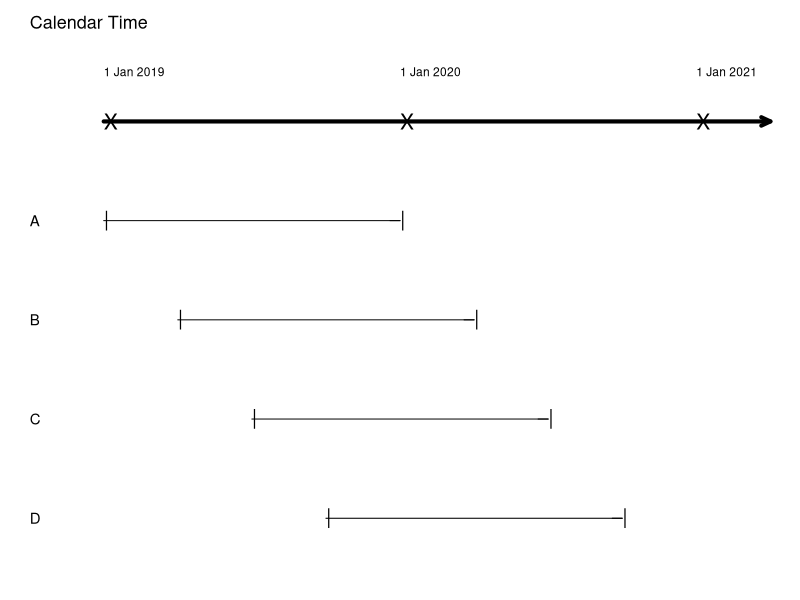
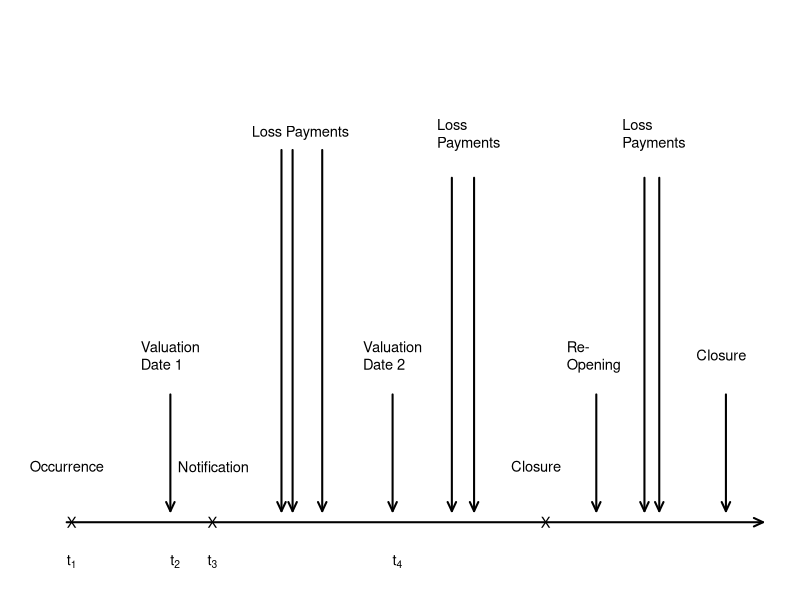
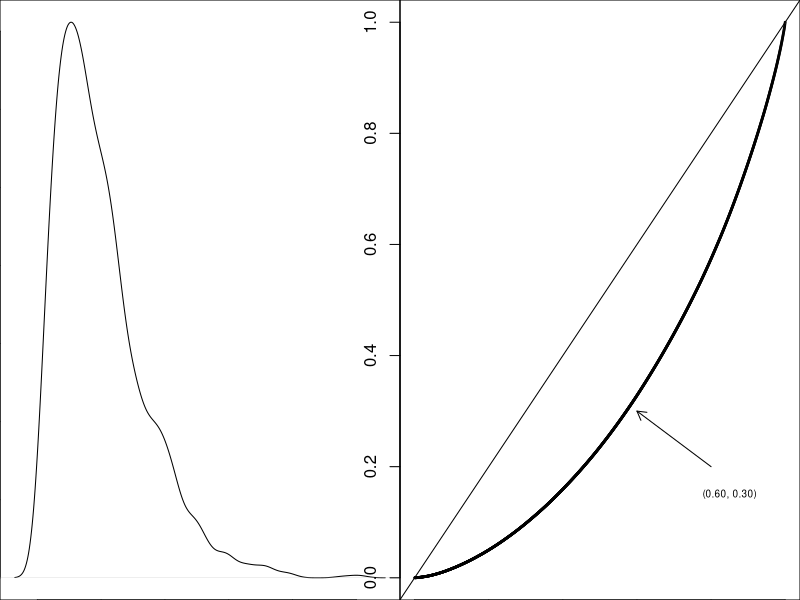
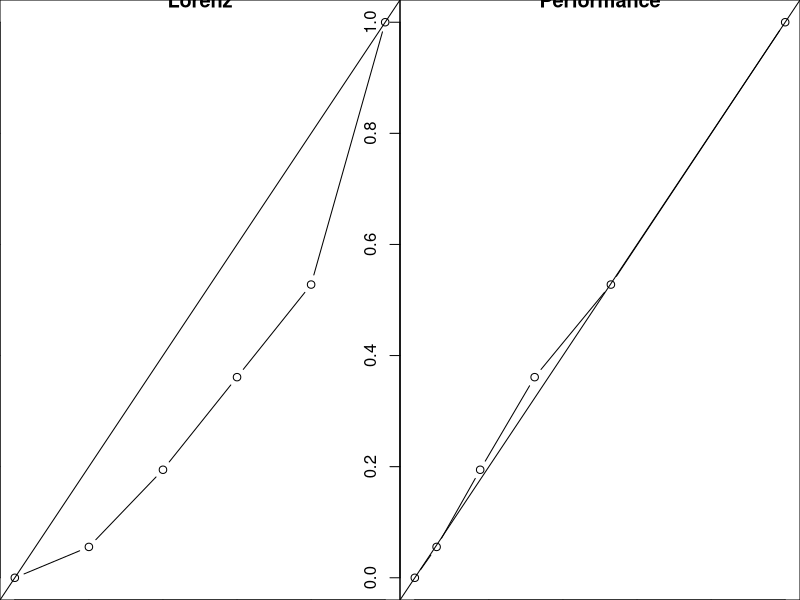
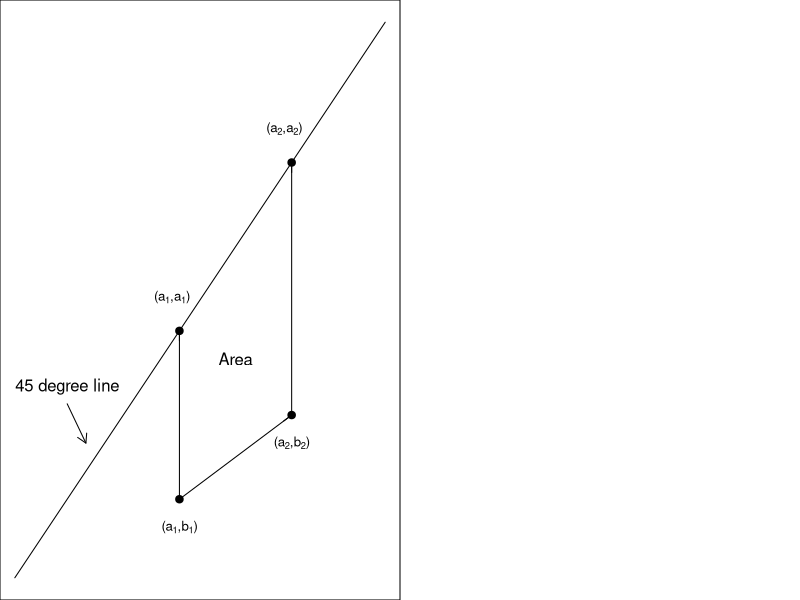
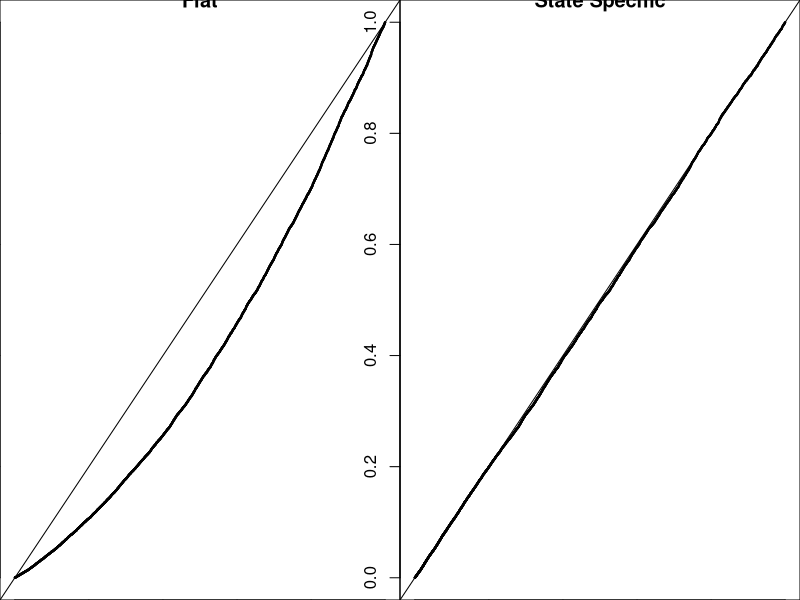

Reproduce these figures in R, in order.
## ---- chunk 1
plot.new()
par(mar = c(0,0,0,0), cex = 0.9)
y <- 1:5/2 +2
plot.window(xlim = c(0,20), ylim = c(2.2,5))
x <- 2*(1:10)
#  Main Time Line
arrows(x[1], y[5] , x[10], y[5], code = 2, lwd = 4, angle = 25, length = 0.10)
text(0,y[5]+.5,labels="Calendar Time", adj = 0, cex = 1.2)
text(x[1],y[5],labels="X", adj = 0, cex = 1.4)
text(x[1], y[5]+.25, labels="1 Jan 2019", adj = 0, cex = 0.8)
text(x[5],y[5],labels="X", adj = 0, cex = 1.4)
text(x[5], y[5]+.25, labels="1 Jan 2020", adj = 0, cex = 0.8)
text(x[9],y[5],labels="X", adj = 0, cex = 1.4)
text(x[9], y[5]+.25, labels="1 Jan 2021", adj = 0, cex = 0.8)
# Policy A
arrows(x[1], y[4] , x[5], y[4], code = 2, lwd = 1, angle = 0, length = 0.10)
text(0,y[4],labels="A", adj = 0, cex = 1.0)
text(x[1],y[4],labels="|", adj = 0, cex = 1.4)
text(x[5],y[4],labels="|", adj = 0, cex = 1.4)
# Policy B
arrows(x[2], y[3] , x[6], y[3], code = 2, lwd = 1, angle = 0, length = 0.10)
text(0,y[3],labels="B", adj = 0, cex = 1.0)
text(x[2],y[3],labels="|", adj = 0, cex = 1.4)
text(x[6],y[3],labels="|", adj = 0, cex = 1.4)
# Policy C
arrows(x[3], y[2] , x[7], y[2], code = 2, lwd = 1, angle = 0, length = 0.10)
text(0,y[2],labels="C", adj = 0, cex = 1.0)
text(x[3],y[2],labels="|", adj = 0, cex = 1.4)
text(x[7],y[2],labels="|", adj = 0, cex = 1.4)
# Policy D
arrows(x[4], y[1] , x[8], y[1], code = 2, lwd = 1, angle = 0, length = 0.10)
text(0,y[1],labels="D", adj = 0, cex = 1.0)
text(x[4],y[1],labels="|", adj = 0, cex = 1.4)
text(x[8],y[1],labels="|", adj = 0, cex = 1.4)

## ---- chunk 2
plot.new()
par(mar=c(0,0,0,0), cex=1.1)
plot.window(xlim=c(0,20),ylim=c(0,10))

arrows(1,1,19.8,1,code=2,lwd=2,angle=25,length=0.10)
text(0,2,labels="Occurrence",adj=0, cex=0.8)

text(3,4,labels="Valuation\nDate 1",adj=0, cex=0.8)
text(4,2,labels="Notification",adj=0, cex=0.8)
text(6,8,labels="Loss Payments",adj=0, cex=0.8)
text(9,4,labels="Valuation\nDate 2",adj=0, cex=0.8)
text(11,8,labels="Loss\nPayments",adj=0, cex=0.8)
text(13,2,labels="Closure",adj=0, cex=0.8)
text(14.5,4,labels="Re-\nOpening",adj=0, cex=0.8)
text(16,8,labels="Loss\nPayments",adj=0, cex=0.8)
text(18,4,labels="Closure",adj=0, cex=0.8)

arrows(3.8,3.3,3.8,1.2,code=2,lwd=2,angle=25,length=0.10)
arrows(9.8,3.3,9.8,1.2,code=2,lwd=2,angle=25,length=0.10)
arrows(15.3,3.3,15.3,1.2,code=2,lwd=2,angle=25,length=0.10)
arrows(18.8,3.3,18.8,1.2,code=2,lwd=2,angle=25,length=0.10)

arrows(6.8,7.7,6.8,1.2,code=2,lwd=2,angle=25,length=0.10)
arrows(7.1,7.7,7.1,1.2,code=2,lwd=2,angle=25,length=0.10)
arrows(7.9,7.7,7.9,1.2,code=2,lwd=2,angle=25,length=0.10)

arrows(11.4,7.2,11.4,1.2,code=2,lwd=2,angle=25,length=0.10)
arrows(12,7.2,12,1.2,code=2,lwd=2,angle=25,length=0.10)

arrows(16.6,7.2,16.6,1.2,code=2,lwd=2,angle=25,length=0.10)
arrows(17,7.2,17,1.2,code=2,lwd=2,angle=25,length=0.10)

text(1,1,labels="X",adj=0, cex=0.8)
text(4.8,1,labels="X",adj=0, cex=0.8)
text(13.8,1,labels="X",adj=0, cex=0.8)

text(1,0.3,expression(t[1]),adj=0, cex=0.8)
text(3.8,0.3,expression(t[2]),adj=0, cex=0.8)
text(4.8,0.3,expression(t[3]),adj=0, cex=0.8)
text(9.8,0.3,expression(t[4]),adj=0, cex=0.8)
## ---- chunk 3
# Lorenz Curve
set.seed(2017) #set seed to reproduce work 
nTot<-2000  #number of simulations
alpha<-2
theta<-100
Losses<-rgamma(nTot,alpha,scale = theta)  
y <- Losses[order(Losses)]
DFLosses = cumsum(y)/sum(y)
DFLine <- (1:nTot)/nTot
GiniLoss = 2*(sum(rank(y)*y)/sum(y) - (nTot+1)/2)/nTot

## ---- chunk 4
par(mfrow=c(1,2))
plot(density(Losses), main="", xlab="Losses")
plot(DFLine,DFLosses, cex=0.25, xlab="Proportion of Observations", ylab="Proportion of Losses")
abline(0,1)
arrows(0.8, 0.2, 0.6, 0.3,length=0.1, angle = 30)
text(.85, .15, "(0.60, 0.30)", cex=.6)

## ---- chunk 5
GiniLossCalc <- function(Loss){
y <- Loss[order(Loss)]
nTot = length(y)
DFLosses = cumsum(y)/sum(y)
DFLine <- (1:nTot)/nTot
GiniLoss = 2*(sum(rank(y)*y)/sum(y) - (nTot+1)/2)/nTot
return(GiniLoss)
}

GiniCalc <- function(Claims,PIx,Sx){
   y   <- Claims/mean(Claims)
   PIx <- PIx/mean(PIx)
   Sx  <- Sx/mean(Sx)
   Rx  <- Sx/PIx       #Relativity
   n   <- length(PIx)
   origorder <- (1:n)
   PSRmat <- data.frame(cbind(PIx,Sx,Rx,y,origorder))
   PSRmatOrder <- PSRmat[order(Rx),]  #  Sort by relativity
#  PREMIUM, LOSS DFs
   DFPrem <- cumsum(PSRmatOrder$PIx)/n
   DFLoss <- cumsum(PSRmatOrder$y)/n
#  GINI CALC
   DFPremdiff <- DFPrem[2:n]-DFPrem[1:(n-1)]
   DFPremavg  <- (DFPrem[2:n]+DFPrem[1:(n-1)])/2
   DFLossavg  <- (DFLoss[2:n]+DFLoss[1:(n-1)])/2
   (Gini <- 2*crossprod(DFPremdiff,DFPremavg-DFLossavg)) 
#  STANDARD ERROR CALC
   h1 <- 0.5* (PSRmatOrder$PIx*DFLoss + PSRmatOrder$y*(1-DFPrem) ) #  PROJECTION CALC
   h1bar   <- mean(h1) 
   sigmah  <- var(h1)
   sigmahy <- cov(h1,PSRmatOrder$y)
   sigmahpi <- cov(h1,PSRmatOrder$PIx)
   sigmay  <- var(y)
   sigmapi <- var(PIx)
   sigmaypi <- cov(PSRmatOrder$y,PSRmatOrder$PIx)
   temp1= 4*sigmah + h1bar^2*sigmay + h1bar^2*sigmapi -
           4*h1bar*sigmahy - 4*h1bar*sigmahpi +
           2*h1bar^2*sigmaypi
   sigmaGini  <- 4*temp1
   stderrGini <- sqrt(sigmaGini/n) 
   #check <- var(PIx-Sx)
   #Gini  <- Gini*(check != 0)
   #stderrGini <- stderrGini*(check != 0)
   Retmat <- data.frame(cbind(DFPrem,DFLoss)) 
   RetmatGini<-list(Retmat,Gini,stderrGini)
     return(RetmatGini)
}

## ---- chunk 6
# EXAMPLE
P = c(2,4,5,7,16)
y = c(2,5,6,6,17)
n1 = length(y)
XYmat = data.frame(cbind(y,P))
XYmatYOrder = XYmat[order(y),]  #  Sort by losses y
origorder = (1:n1)
DFy1 = c(0,cumsum(XYmatYOrder$y)/sum(y))
DFx1 = c(0,origorder/n1) 
XYmatPOrder = XYmat[order(P),]  #  Sort by premiums P
DFy2 = c(0,cumsum(XYmatPOrder$y)/sum(y))
DFx2 = c(0,cumsum(XYmatPOrder$P)/sum(P))

#  FIGURE 3
par(mfrow=c(1, 2))
#  Lorenz Curve
plot(DFx1,DFy1,xlim=c(0,1),ylim=c(0,1), type="b",
xlab="People Distn",ylab="", main="Lorenz");abline(0,1)
mtext("Loss Distn", side=2, line=-0.5, at=1.1,   las=1, cex=1.0)
#  Performance Curve
plot(DFx2,DFy2,xlim=c(0,1),ylim=c(0,1), type="b",
xlab="Premium Distn",ylab="", main="Performance");abline(0,1)
mtext("Loss Distn", side=2, line=-0.5, at=1.1,   las=1, cex=1.0)

GiniLoss = GiniLossCalc(Loss=y)
temp = GiniCalc(Claims=y,PIx=P,Sx=1)
Results=temp[[1]]
Gini <- temp[[2]];#Gini
stderrorGini <- temp[[3]];#Standard Error

## ---- chunk 7
#  FIGURE 3
x = 1:100/100
plot(x,x, type="l", xlab="",ylab="", main="", yaxt="n", xaxt="n")
text(.43, .51, expression(paste("(",a[1], ",", a[1],")")), cex=.8)
text(.45, .10, expression(paste("(",a[1], ",", b[1],")")), cex=.8)
text(.75, .25, expression(paste("(",a[2], ",", b[2],")")), cex=.8)
text(.73, .81, expression(paste("(",a[2], ",", a[2],")")), cex=.8)
points(.45, .45, pch = 19)
points(.45, .15, pch = 19)
points(.75, .30, pch = 19)
points(.75, .75, pch = 19)
arrows(.45, .15, .75, .30,length=0.1, angle = 0)
arrows(.45, .15, .45, .45,length=0.1, angle = 0)
arrows(.75, .30, .75, .75,length=0.1, angle = 0)
text(.15, .35, "45 degree line")
text(.60, .40, "Area")
arrows(.15, .32, .20, .25,length=0.1, angle = 30)

## ---- chunk 8
set.seed(2017)
NInsamp  = 200
NOutsamp = 100
Nstate   = 25
InClaims   <- matrix(0,NInsamp,Nstate)
OutClaims  <- matrix(0,NOutsamp,Nstate)
PredClaims <- matrix(0,NOutsamp,Nstate)
 for (iState in  1:Nstate) { 
InClaims[,iState]   <- rgamma(NInsamp, shape = 5, scale = 18+iState*2)
PredClaims[,iState] <- rep(mean(InClaims[,iState]),NOutsamp)
OutClaims[,iState]  <- rgamma(NOutsamp, shape = 5, scale = 18+iState*2)
 }

Predvec  <- as.vector(PredClaims)
Flatpred <- Predvec*0+mean(PredClaims)
Outy     <- as.vector(OutClaims)
## ---- chunk 9
GiniCalc <- function(Claims,PIx,Sx){
   y   <- Claims/mean(Claims)
   PIx <- PIx/mean(PIx)
   Sx  <- Sx/mean(Sx)
   Rx  <- Sx/PIx       #Relativity
   n   <- length(PIx)
   origorder <- (1:n)
   PSRmat <- data.frame(cbind(PIx,Sx,Rx,y,origorder))
   PSRmatOrder <- PSRmat[order(Rx),]  #  Sort by relativity
#  PREMIUM, LOSS DFs
   DFPrem <- cumsum(PSRmatOrder$PIx)/n
   DFLoss <- cumsum(PSRmatOrder$y)/n
#  GINI CALC
   DFPremdiff <- DFPrem[2:n]-DFPrem[1:(n-1)]
   DFPremavg  <- (DFPrem[2:n]+DFPrem[1:(n-1)])/2
   DFLossavg  <- (DFLoss[2:n]+DFLoss[1:(n-1)])/2
   (Gini <- 2*crossprod(DFPremdiff,DFPremavg-DFLossavg)) 
#  STANDARD ERROR CALC
   h1 <- 0.5* (PSRmatOrder$PIx*DFLoss + PSRmatOrder$y*(1-DFPrem) ) #  PROJECTION CALC
   h1bar   <- mean(h1) 
   sigmah  <- var(h1)
   sigmahy <- cov(h1,PSRmatOrder$y)
   sigmahpi <- cov(h1,PSRmatOrder$PIx)
   sigmay  <- var(y)
   sigmapi <- var(PIx)
   sigmaypi <- cov(PSRmatOrder$y,PSRmatOrder$PIx)
   temp1= 4*sigmah + h1bar^2*sigmay + h1bar^2*sigmapi -
           4*h1bar*sigmahy - 4*h1bar*sigmahpi +
           2*h1bar^2*sigmaypi
   sigmaGini  <- 4*temp1
   stderrGini <- sqrt(sigmaGini/n) 
   #check <- var(PIx-Sx)
   #Gini  <- Gini*(check != 0)
   #stderrGini <- stderrGini*(check != 0)
   Retmat <- data.frame(cbind(DFPrem,DFLoss)) 
   RetmatGini<-list(Retmat,Gini,stderrGini)
     return(RetmatGini)
}
Gini1 <- GiniCalc(Claims=Outy,PIx=Flatpred,Sx=Flatpred)[[2]];#Gini
Gini2 <- GiniCalc(Claims=Outy,PIx=Predvec,Sx=Flatpred)[[2]];#Gini

## ---- chunk 10
y <- Outy 
P1 <- Flatpred
P2 <- Predvec
n1 = length(y)
XYmat = data.frame(cbind(y,P1,P2))
XYmatPOrder = XYmat[order(P1),]  #  Sort by premiums P1
DFy1 = c(0,cumsum(XYmatPOrder$y)/sum(y))
DFx1 = c(0,cumsum(XYmatPOrder$P1)/sum(P1))
XYmatPOrder = XYmat[order(P2),]  #  Sort by premiums P2
DFy2 = c(0,cumsum(XYmatPOrder$y)/sum(y))
DFx2 = c(0,cumsum(XYmatPOrder$P2)/sum(P2))

#  FIGURE 3
par(mfrow=c(1, 2))
#  Lorenz Curve
plot(DFx1,DFy1,xlim=c(0,1),ylim=c(0,1), type="b", cex= 0.2,
xlab="Premium Distn",ylab="", main="Flat");abline(0,1)
mtext("Loss Distn", side=2, line=-0.5, at=1.1,   las=1, cex=1.0)
#  Performance Curve
plot(DFx2,DFy2,xlim=c(0,1),ylim=c(0,1), type="b", cex= 0.2,
xlab="Premium Distn",ylab="", main="State Specific");abline(0,1)
mtext("Loss Distn", side=2, line=-0.5, at=1.1,   las=1, cex=1.0)

